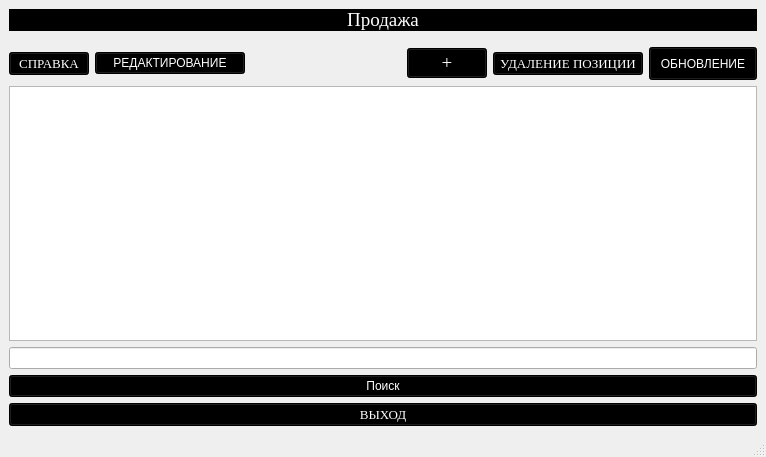
<?xml version="1.0" encoding="UTF-8"?>
<ui version="4.0">
 <class>Sold</class>
 <widget class="QMainWindow" name="Sold">
  <property name="geometry">
   <rect>
    <x>0</x>
    <y>0</y>
    <width>766</width>
    <height>457</height>
   </rect>
  </property>
  <property name="windowTitle">
   <string>Таблица продажи</string>
  </property>
  <widget class="QWidget" name="centralwidget">
   <layout class="QVBoxLayout" name="verticalLayout">
    <item>
     <widget class="QLabel" name="zag0">
      <property name="font">
       <font>
        <family>Times New Roman</family>
        <pointsize>14</pointsize>
        <weight>50</weight>
        <italic>false</italic>
        <bold>false</bold>
       </font>
      </property>
      <property name="styleSheet">
       <string notr="true">font: 14pt &quot;Times New Roman&quot;;
background-color: rgb(0, 0, 0);
color: rgb(255, 255, 255);</string>
      </property>
      <property name="text">
       <string>&lt;html&gt;&lt;head/&gt;&lt;body&gt;&lt;p align=&quot;center&quot;&gt;Продажа&lt;/p&gt;&lt;/body&gt;&lt;/html&gt;</string>
      </property>
     </widget>
    </item>
    <item>
     <spacer name="verticalSpacer">
      <property name="orientation">
       <enum>Qt::Vertical</enum>
      </property>
      <property name="sizeType">
       <enum>QSizePolicy::Fixed</enum>
      </property>
      <property name="sizeHint" stdset="0">
       <size>
        <width>20</width>
        <height>10</height>
       </size>
      </property>
     </spacer>
    </item>
    <item>
     <layout class="QHBoxLayout" name="horizontalLayout">
      <item>
       <widget class="QPushButton" name="sprav">
        <property name="sizePolicy">
         <sizepolicy hsizetype="Maximum" vsizetype="Fixed">
          <horstretch>0</horstretch>
          <verstretch>0</verstretch>
         </sizepolicy>
        </property>
        <property name="font">
         <font>
          <family>Times New Roman</family>
          <pointsize>10</pointsize>
          <weight>50</weight>
          <italic>false</italic>
          <bold>false</bold>
         </font>
        </property>
        <property name="styleSheet">
         <string notr="true">width: 60px;
font: 10pt &quot;Times New Roman&quot;;
background-color: rgb(0, 0, 0);
color: rgb(255, 255, 255);</string>
        </property>
        <property name="text">
         <string>СПРАВКА</string>
        </property>
       </widget>
      </item>
      <item>
       <widget class="QPushButton" name="redak">
        <property name="styleSheet">
         <string notr="true">font: 10pt &quot;Times New Roman&quot;;
background-color: rgb(0, 0, 0);
color: rgb(255, 255, 255);</string>
        </property>
        <property name="text">
         <string>РЕДАКТИРОВАНИЕ</string>
        </property>
       </widget>
      </item>
      <item>
       <widget class="QLabel" name="zag1">
        <property name="font">
         <font>
          <family>MS Serif</family>
          <pointsize>9</pointsize>
         </font>
        </property>
        <property name="text">
         <string>&lt;html&gt;&lt;head/&gt;&lt;body&gt;&lt;p&gt;&lt;br/&gt;&lt;/p&gt;&lt;/body&gt;&lt;/html&gt;</string>
        </property>
       </widget>
      </item>
      <item>
       <widget class="QPushButton" name="dopol">
        <property name="sizePolicy">
         <sizepolicy hsizetype="Maximum" vsizetype="Fixed">
          <horstretch>0</horstretch>
          <verstretch>0</verstretch>
         </sizepolicy>
        </property>
        <property name="font">
         <font>
          <family>Times New Roman</family>
          <pointsize>14</pointsize>
          <weight>9</weight>
          <italic>false</italic>
          <bold>false</bold>
         </font>
        </property>
        <property name="styleSheet">
         <string notr="true">width: 50px;
font: 75 14pt &quot;Times New Roman&quot;;
background-color: rgb(0, 0, 0);
color: rgb(255, 255, 255);</string>
        </property>
        <property name="text">
         <string>+</string>
        </property>
       </widget>
      </item>
      <item>
       <widget class="QPushButton" name="udalen">
        <property name="font">
         <font>
          <family>Times New Roman</family>
          <pointsize>10</pointsize>
          <weight>50</weight>
          <italic>false</italic>
          <bold>false</bold>
         </font>
        </property>
        <property name="layoutDirection">
         <enum>Qt::LeftToRight</enum>
        </property>
        <property name="styleSheet">
         <string notr="true">font: 10pt &quot;Times New Roman&quot;;
background-color: rgb(0, 0, 0);
color: rgb(255, 255, 255);</string>
        </property>
        <property name="text">
         <string>УДАЛЕНИЕ ПОЗИЦИИ</string>
        </property>
       </widget>
      </item>
      <item>
       <widget class="QPushButton" name="obnov">
        <property name="sizePolicy">
         <sizepolicy hsizetype="Maximum" vsizetype="Minimum">
          <horstretch>0</horstretch>
          <verstretch>0</verstretch>
         </sizepolicy>
        </property>
        <property name="styleSheet">
         <string notr="true">font: 10pt &quot;Times New Roman&quot;;
background-color: rgb(0, 0, 0);
color: rgb(255, 255, 255);
width: 100px;</string>
        </property>
        <property name="text">
         <string>ОБНОВЛЕНИЕ</string>
        </property>
       </widget>
      </item>
     </layout>
    </item>
    <item>
     <widget class="QTableView" name="tableView">
      <property name="styleSheet">
       <string notr="true">font: 11pt &quot;Times New Roman&quot;;
</string>
      </property>
     </widget>
    </item>
    <item>
     <widget class="QLineEdit" name="poiskS"/>
    </item>
    <item>
     <widget class="QPushButton" name="poisk">
      <property name="styleSheet">
       <string notr="true">width: 60px;
font: 75 14pt &quot;Times New Roman&quot;;
background-color: rgb(0, 0, 0);
color: rgb(255, 255, 255);</string>
      </property>
      <property name="text">
       <string>Поиск</string>
      </property>
     </widget>
    </item>
    <item>
     <widget class="QPushButton" name="vihod">
      <property name="font">
       <font>
        <family>Times New Roman</family>
        <pointsize>10</pointsize>
        <weight>50</weight>
        <italic>false</italic>
        <bold>false</bold>
       </font>
      </property>
      <property name="styleSheet">
       <string notr="true">font: 10pt &quot;Times New Roman&quot;;
background-color: rgb(0, 0, 0);
color: rgb(255, 255, 255);
</string>
      </property>
      <property name="text">
       <string>ВЫХОД</string>
      </property>
     </widget>
    </item>
    <item>
     <layout class="QHBoxLayout" name="horizontalLayout_2"/>
    </item>
   </layout>
  </widget>
  <widget class="QMenuBar" name="menubar">
   <property name="geometry">
    <rect>
     <x>0</x>
     <y>0</y>
     <width>766</width>
     <height>21</height>
    </rect>
   </property>
  </widget>
  <widget class="QStatusBar" name="statusbar"/>
 </widget>
 <resources/>
 <connections/>
</ui>
